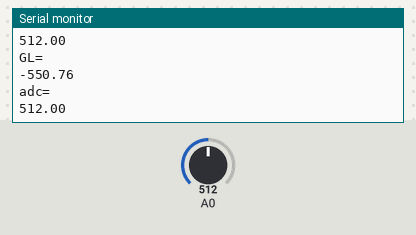
Bench run of a sketch on a simulated Arduino Uno, built with avr-gcc and run on an emulated ATmega328P. Parts: the last lines printed to the serial monitor. Inputs (shaded band) come from the test bench; at power-on: A0 = 512.

Above: at 2.8 s.
2.9 s: A0 set to 716
At 3.8 s:
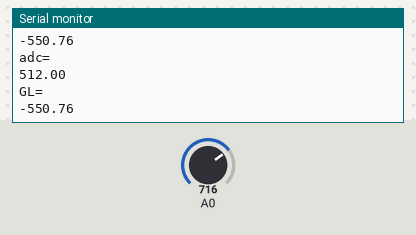
5.6 s: A0 set to 900
At 6.5 s:
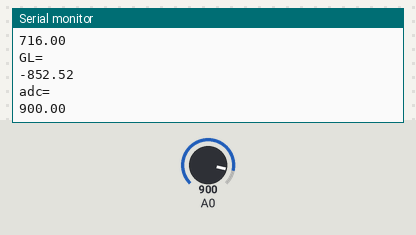
Timing chart, 0 to 8.6 s (numbered marks = the images above; inputs shaded):
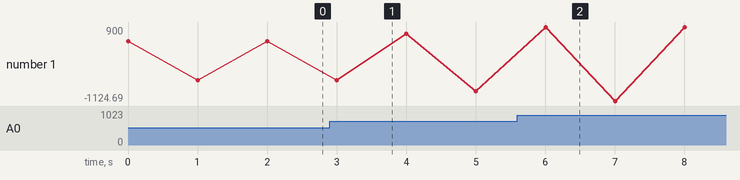

Measured:
- after the input at 5.6 s, the serial monitor: prints a new line after 0.40 s (image 2)
- plotted number 1: 512 → -852.52 after the input at 2.9 s, -852.52 → 900 after the input at 5.6 s

The sketch:

sugar3.ino
```cpp
//#include <ESP8266WiFi.h>
//#include <ESP8266HTTPClient.h>
#include <SoftwareSerial.h>
double lt;
void setup() {
Serial.begin(115200);
}

void loop() {

  lt=analogRead(A0);     //*5.0/1023;
// lt= (-1*((1398.7*lt)-(2361.2)))/10.00;
//lt=(lt*lt*21.998)-(157.73*lt)+(235.55);
//xlt=(lt*lt*(0.00008))+(0.1873*lt)+(46.131);2
//lt=((lt-94.882)/(-0.276));//CONST VALUES


//lt=(-1*((lt-2.3538)/(0.0001)))/100.0;
//lt=(0.9893*lt)-747.9;
//lt=0.0799*lt-564.9;
//lt=(-0.3203*lt)+109.94; //CONST without convert //naaaah
//double avg = x / 20.0;
//lt=((lt-0.8633)/(0.00185))/1000;//const without convert
//x=(lt-46)*100;

Serial.println("adc= ");
Serial.println(lt);

delay(1000);
//lt=(-0.9791*lt)+200.67; //-55
//lt=(-0.9791*lt)+145.67;//+20
//lt=(-0.9791*lt)+165.67;
//lt=(-0.0548*lt*lt)+(4.3738*lt)+83.909;
//lt=(-1.0169*lt)+(195.14);
//lt=-0.025*lt*lt+1.3094*lt+147.21;
lt=(-1.4792*lt)+(206.59);
Serial.println("GL= ");
Serial.println(lt);
delay(1000);


}
```
